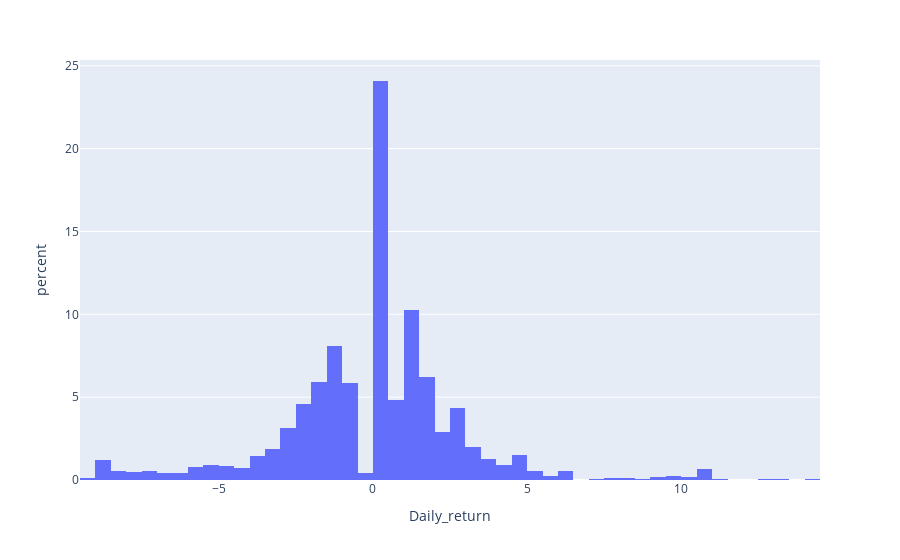

Write notebook code for a chart like this one.
### Code cell
fig = go.Figure()
px.histogram(df, x="Daily_return",histnorm='percent')
#ff.create_distplot(df, group_labels)

### Figure 1 — Plotly figure (JSON) as saved in the notebook; plotly's stock layout.template omitted (floating-point values rounded to 4 significant figures; data arrays with more than 128 entries replaced by an {"elided": "..."} marker saying what was removed)
{"data": [{"alignmentgroup": "True", "bingroup": "x", "histnorm": "percent", "hovertemplate": "Daily_return=%{x}<br>percent=%{y}<extra></extra>", "legendgroup": "", "marker": {"color": "#636efa"}, "name": "", "offsetgroup": "", "orientation": "v", "showlegend": false, "type": "histogram", "x": {"elided": "1499 float values"}, "xaxis": "x", "yaxis": "y"}], "layout": {"barmode": "relative", "legend": {"tracegroupgap": 0}, "margin": {"t": 60}, "xaxis": {"anchor": "y", "domain": [0, 1], "title": {"text": "Daily_return"}}, "yaxis": {"anchor": "x", "domain": [0, 1], "title": {"text": "percent"}}}}
